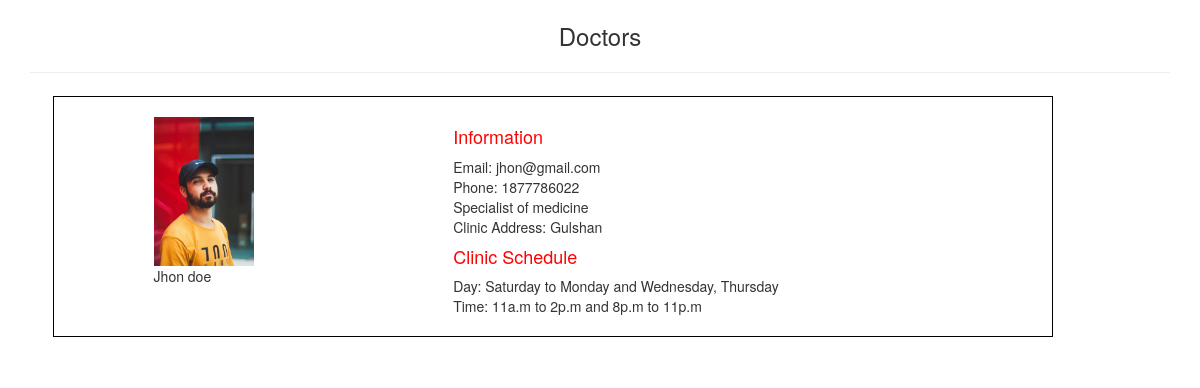
Screenshot of /department/medicine.php with the database file from the repository.
### tables this page shows
CREATE TABLE `doctor` (
  `id` int(11) NOT NULL,
  `name` varchar(64) NOT NULL,
  `email` varchar(64) NOT NULL,
  `phone` int(16) NOT NULL,
  `gender` varchar(64) NOT NULL,
  `specialist` varchar(64) NOT NULL,
  `clinic_address` varchar(64) NOT NULL,
  `bmdc` int(20) NOT NULL,
  `file` varchar(64) NOT NULL,
  `password` varchar(64) NOT NULL,
  `status` varchar(64) NOT NULL,
  `s_day` varchar(64) NOT NULL,
  `s_time` varchar(64) NOT NULL
);

### department/medicine.php (the view, shortened to what this page needs)
<?php
    include("../header.php");
    include("../connection.php");
?>
<body>
  <div class="container">
    <h3 style="margin: 2%; text-align:center;">Doctors</h3>
    <hr>
  <?php
             $sql = "SELECT* FROM `doctor` WHERE  `status`='Accepted' and `specialist`='medicine'";
             $query = mysqli_query($con, $sql);
             $row = mysqli_num_rows($query);
             if($row>0){
                 while($data=mysqli_fetch_assoc($query)){
                    ?>
                    <div style="display: flex; border: 1px solid black; width: 1000px; margin: 2%">
                        <div style="margin: 2% 10%;">
                            <img src="../Doctor/profile/<?php echo $data['file'];?>" alt="profile" style="width:100px; height:auto;">
                            <div><?php echo $data['name'];?></div>
                        </div>
                        <div style="margin: 2% 10%;">
                        <h4 style='color:red;'>Information</h4>
                            <?php
                                echo "Email: ".$data['email'] . "<br>" .
                                "Phone: ".$data['phone'] . "<br>" .
                                "Specialist of " . $data['specialist'] . "<br>".
                                "Clinic Address: " . $data['clinic_address'];
                                echo "<br>" . "<h4 style='color:red;'>Clinic Schedule</h4>" ;
                                echo "Day: " . $data['s_day'] . "<br>" .
                                "Time: " . $data['s_time'];
                            ?>
                        </div>
                    </div>
                    <?php
                 }
             }
        ?>
    </div>
</body>

### rows the page displays
doctor: file (picture), name "Jhon doe", email "jhon@gmail.com", phone "1877786022", specialist "medicine", clinic_address "Gulshan", s_day "Saturday to Monday and Wednesday, Thursday", s_time "11a.m to 2p.m and 8p.m to 11p.m"
